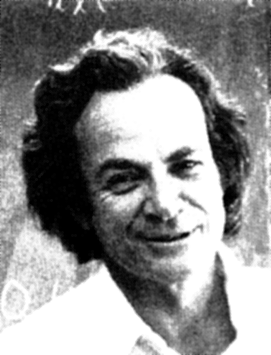
%> input picture proj2/sample/feynman.tiff, 271 x 355 px
$ octave main.m   (GNU Octave 9; MATLAB toolbox functions it lacks are replaced by stand-ins)
%> lines starting %> are read from the running program, lines starting %| are printed output that depends on the picture
### proj2/code/quilt_random.m
% create random_image using quilt_random function
function random_image = quilt_random(sample, outsize, patchsize)
%> called with outsize = 400, patchsize = 50
    dim = size(sample);
%> dim = [355 271 3]
    num = int16(outsize/patchsize);
    imrand = zeros(outsize, outsize, 3);
    for i = 1:num
        for j = 1:num
            rand_y = randi(dim(1)-patchsize);
            rand_x = randi(dim(2)-patchsize);
            imrand((i-1)*patchsize+1:i*patchsize, (j-1)*patchsize+1:j*patchsize, 1:3) = sample(rand_y:rand_y+patchsize-1, rand_x: rand_x+patchsize-1, 1:3);
        end
    end
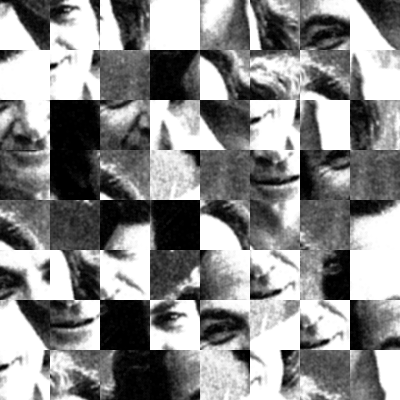
%> imrand: size 400x400x3 double; min 0, max 1, mean 0.539
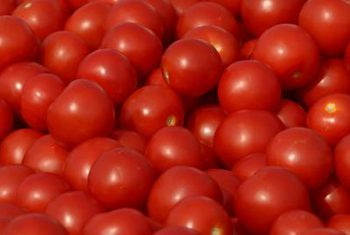
%> input picture proj2/sample/tmt1.jpg, 350 x 235 px
    random_image = imrand;
end

### proj2/code/quilt_simple.m
% overlapping patches function
%{
Function: quilt_simple()
This function takes the image sample, the output size and patchsize and
creates another image that looks like the sample but uses an overlapping
algorithm so edge artifacts do exist
%}

function imoverlap = quilt_simple(sample, outsize, patchsize, overlap, tol)
%> called with outsize = 800, patchsize = 25, overlap = 4, tol = 0.01
   %% init first random sample and other constants
   dim = size(sample);
%> dim = [235 350 3]
   rand_y = randi(dim(1)-patchsize);
   rand_x = randi(dim(2)-patchsize);
   imoverlap = zeros(outsize, outsize, 3); % init output image as all zeros
   imoverlap(1:patchsize, 1:patchsize, 1:3) = sample(rand_y:rand_y+patchsize-1, rand_x:rand_x+patchsize-1,1:3);
   num_imoverlap = floor((outsize-patchsize)/(patchsize-overlap));

   %% horizontally fill out imoverlap
   % find template for each new patch
   % fixed mask for every new horizontal patch
   M = zeros(patchsize);
   M(1:patchsize, 1:overlap) = ones(patchsize, overlap);
   start_idx = patchsize-overlap+1;

   for i = 1:num_imoverlap
       T = imoverlap(1:patchsize, start_idx:start_idx+patchsize-1, 1:3);
       ssd = ssd_patch(sample, M, T);
       imoverlap(1:patchsize, start_idx:start_idx+patchsize-1, 1:3) = choose_sample(patchsize, sample, ssd, tol);
       start_idx = start_idx+patchsize-overlap;
   end
%> this loop made 36 passes
%> (rand_y in choose_sample, rand_x in choose_sample) on passes 1 to 12: (186, 309), (99, 198), (104, 210), (108, 19), (118, 101), (219, 250), (153, 217), (135, 80), (200, 94), (214, 174), (140, 173), (214, 28)
%> pass 1, in ssd_patch, `b_ssd = imfilter(I(:,:,3).^2, M) -2*imfilter(I(:,:,3), M .* T(:,:,3)) ..`:
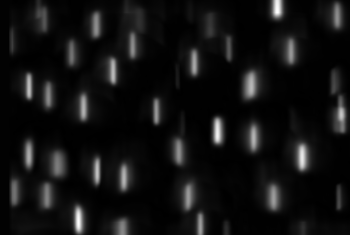
%> b_ssd: size 235x350 single; min -1.49e-08, max 16.42, mean 1.18; drawn with min black and max white
%> after the loop:
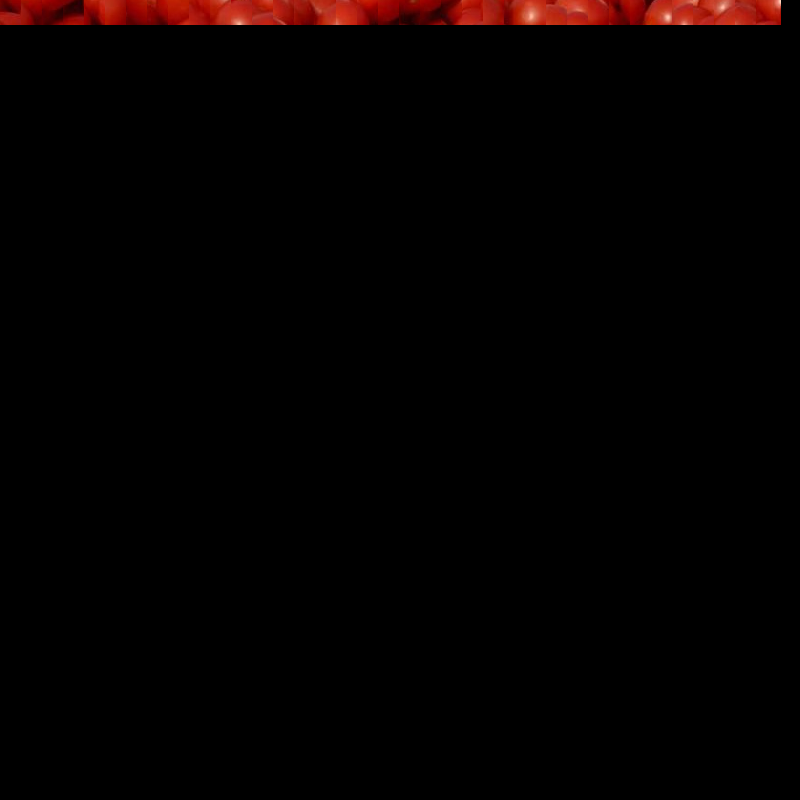
%> imoverlap: size 800x800x3 double; mean R, G, B 0.0189, 0.00326, 0.00195
%> after the loop, start_idx = 778

   %% vertically fill out imoverlap
   % find template for each new patch
   % fixed mask for every new vertical patch
   M = zeros(patchsize);
   M(1:overlap, 1:patchsize) = ones(overlap, patchsize);
   start_idx = patchsize-overlap+1;

   for i = 1:num_imoverlap
       T = imoverlap(start_idx:start_idx+patchsize-1, 1:patchsize, 1:3);
       ssd = ssd_patch(sample, M, T);
       imoverlap(start_idx:start_idx+patchsize-1, 1:patchsize, 1:3) = choose_sample(patchsize, sample, ssd, tol);
       start_idx = start_idx+patchsize-overlap;
   end
%> this loop made 36 passes
%> (rand_y in choose_sample, rand_x in choose_sample) on passes 1 to 12: (137, 85), (41, 316), (134, 101), (44, 105), (13, 52), (152, 326), (67, 144), (46, 252), (31, 302), (109, 160), (132, 159), (136, 234)
%> (x in choose_sample, rand_y in choose_sample, rand_x in choose_sample) on pass 16: ([8; 8; 8; 9; 9; 9; 9; 10; 10; 10; 75; 75; 75; 76; 76; 76], 171, 21)
%> pass 1, in ssd_patch (call 37), `r_ssd = imfilter(I(:,:,1).^2, M) -2*imfilter(I(:,:,1), M .* T(:,:,1)) ..`:
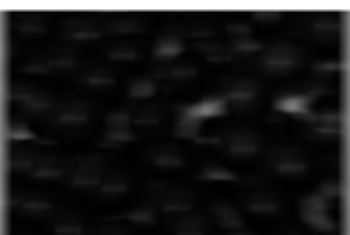
%> r_ssd: size 235x350 single; min 0.00253, max 40.22, mean 4.2; drawn with min black and max white
%> pass 1, in ssd_patch (call 37), `g_ssd = imfilter(I(:,:,2).^2, M) -2*imfilter(I(:,:,2), M .* T(:,:,2)) ..`:
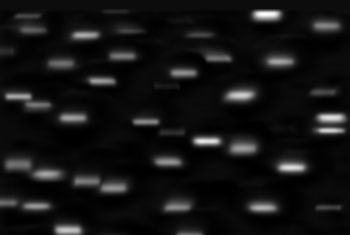
%> g_ssd: size 235x350 single; min 0.00529, max 18.62, mean 1.46; drawn with min black and max white
%> after the loop:
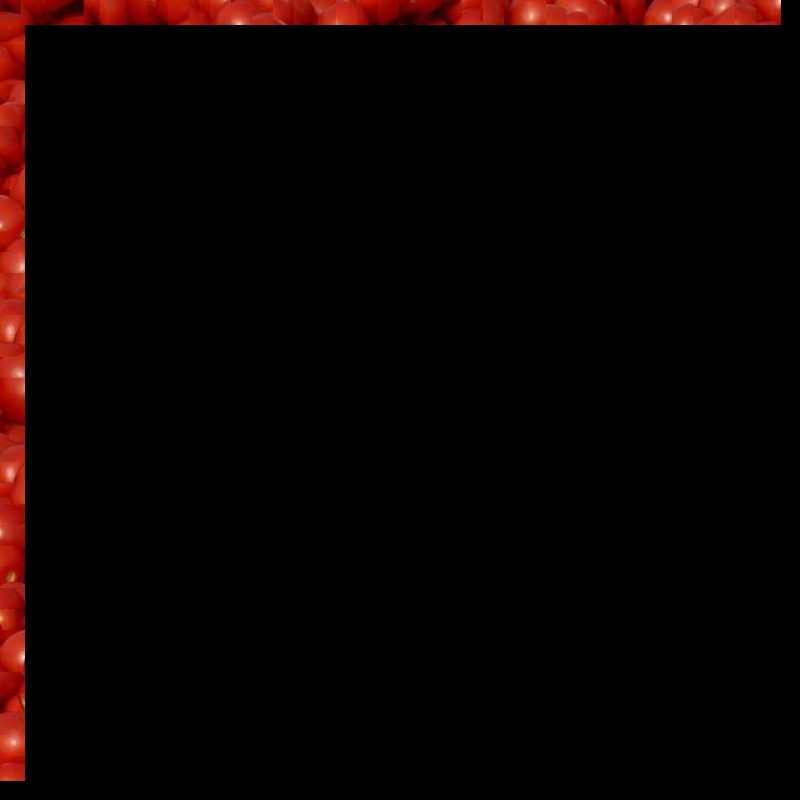
%> imoverlap: size 800x800x3 double; mean R, G, B 0.0391, 0.00725, 0.00428

   %% run a for loop for remaining matrix which has a fixed mask too
   % each new patch will have a new template
   % fixed mask has both up and down overlap
   M = zeros(patchsize);
   M(1:patchsize, 1:overlap) = ones(patchsize, overlap);
   M(1:overlap, 1:patchsize) = ones(overlap, patchsize);
   start_row = patchsize-overlap+1;

   for i = 1:num_imoverlap
       start_col = patchsize-overlap+1;
       for j = 1:num_imoverlap
            T = imoverlap(start_row:start_row+patchsize-1, start_col:start_col+patchsize-1, 1:3);
            ssd = ssd_patch(sample, M, T);
            imoverlap(start_row:start_row+patchsize-1, start_col:start_col+patchsize-1, 1:3) = choose_sample(patchsize, sample, ssd, tol);
            start_col = start_col + patchsize-overlap;
       end
       start_row = start_row + patchsize-overlap;
   end
end

### proj2/code/ssd_patch.m
%{
Function: ssd_patch()
This function takes the mask, the sample (the image), the template and
returns the ssd cost image to the calling function quilt_simple.
%}

function imcost = ssd_patch(I, M, T)
    r_ssd = imfilter(I(:,:,1).^2, M) -2*imfilter(I(:,:,1), M .* T(:,:,1)) + sum(sum((M .* T(:,:,1)).^2));
    g_ssd = imfilter(I(:,:,2).^2, M) -2*imfilter(I(:,:,2), M .* T(:,:,2)) + sum(sum((M .* T(:,:,2)).^2));
    b_ssd = imfilter(I(:,:,3).^2, M) -2*imfilter(I(:,:,3), M .* T(:,:,3)) + sum(sum((M .* T(:,:,3)).^2));
    imcost = r_ssd + g_ssd + b_ssd;
end

### proj2/code/choose_sample.m
%{
Function: choose_sample()
This function takes the ssd image produced in the ssd_patch function and
select a patch with low cost so it looks most similar to the overlapping
patch.
%}

function impatch = choose_sample(patchsize, sample, ssd, tol)
    % calculate dimensions of score/cost matrix and find min pixel
    dim = size(sample);
    cost = ssd((patchsize+1)/2:dim(1)-(patchsize-1)/2, (patchsize+1)/2:dim(2)-(patchsize-1)/2);
    minc = min(min(cost));
    minc = max(minc, 1);
    [y, x] = find(cost<minc*(1+tol));
    %[y, x] = find(cost==min(min(cost))); %(use it if required)-not wrong

    % gives vectors for min pixels
    % select any point from these min points
    rand_idx = randi(size(x,1));

    % points on sample
    half = (patchsize-1)/2;
    rand_y = y(rand_idx)+half;
    rand_x = x(rand_idx)+half;

    % find value of impatch and return
    impatch = sample(rand_y-half:rand_y+half, rand_x-half:rand_x+half , 1:3);
end

### proj2/code/main.m
%{
The following code has been written by Akashdeep Deb (deb2)
Each part has been modularized and can be run by pressing Ctrl+Enter while
in each part.
Please use odd values for patchsize as the code does not handle even values
currently.

1. Randomly Sampled Texture (10 pts)
2. Overlapping Patches (30 pts)
3. Seam Finding (20 pts)
4. Texture Transfer (30 pts)
5. Quality of results (10 pts)
%}

%% 1. Randomly Sampled Texture (10 pts)
% read image into imsample and call quilt_random function
im2sample = im2single(imread('./../sample/feynman.tiff'));
imrandom = quilt_random(im2sample, 400, 50);
figure;
imshow(imrandom);

%% 2. Overlapping Patches (30 pts)
% read image in imsample and call quilt_simple function
% use only odd positive integers for patchsize for now
im2sample = im2single(imread('./../sample/tmt1.jpg'));
%> (the run ends here)
